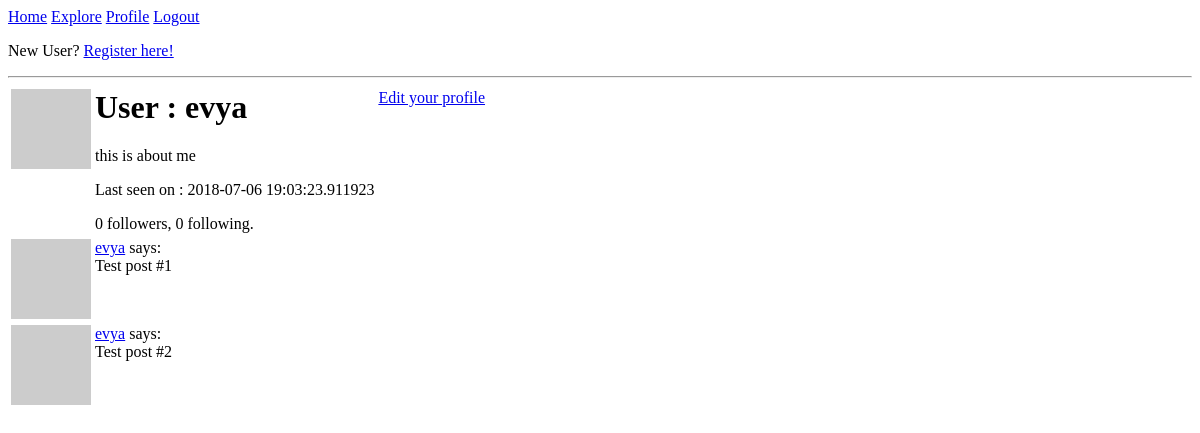
/user/evya (signed in), run on an earlier commit of the app's database.
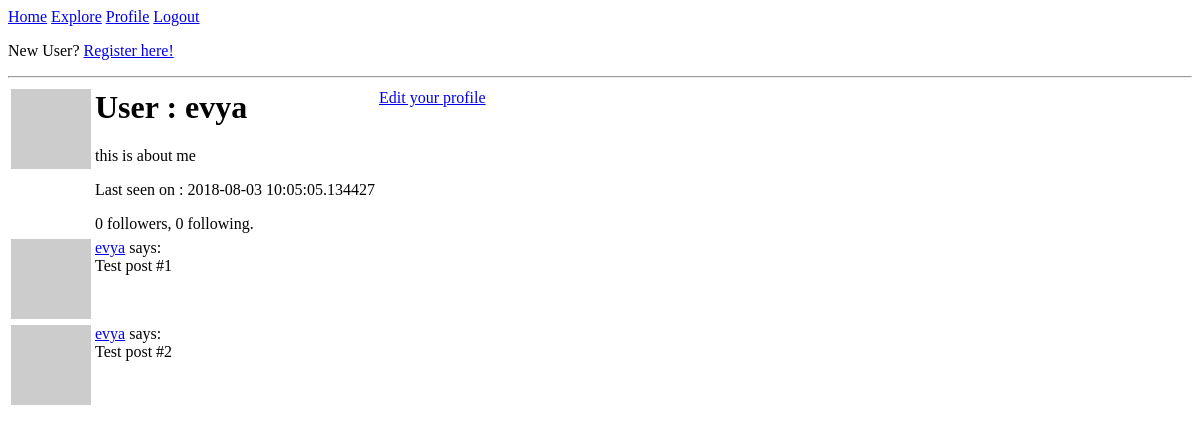
And on a later commit of the database.
### app/models.py (models this page shows, shortened)
class User(UserMixin, db.Model):
    id = db.Column(db.Integer, primary_key=True)
    username = db.Column(db.String(64), index=True, unique=True)
    email = db.Column(db.String(120), index=True, unique=True)
    password_hash = db.Column(db.String(128))
    about_me = db.Column(db.String(140))
    last_seen = db.Column(db.DateTime, default=datetime.utcnow)
    followed = db.relationship(
        'User', secondary=followers,
        primaryjoin=(followers.c.follower_id == id),
        secondaryjoin=(followers.c.followed_id == id),
        backref=db.backref('followers', lazy='dynamic'), lazy='dynamic')
    def avatar(self, size):
        digest = md5(self.email.lower().encode('utf-8')).hexdigest()
        return 'https://www.gravatar.com/avatar/{}?d=identicon&s={}'.format(digest, size)

### app/routes.py (the view)
@app.route('/user/<username>')
@login_required
def user(username):
    user = User.query.filter_by(username=username).first_or_404()
    posts = [
        {
            "author" : user,
            "body" : "Test post #1"
        },
        {
            "author" : user,
            "body" : "Test post #2"
        }
    ]
    return render_template('user.html', user=user, posts=posts)

### app/models.py (called while the page is built)
@login.user_loader
def load_user(id):
    return User.query.get(int(id))

### app/routes.py (called while the page is built)
@app.before_request
def before_request():
    if current_user.is_authenticated:
        current_user.last_seen = datetime.utcnow()
        db.session.commit()

### app/templates/user.html
{% extends "base.html" %}
{% block content %}
    <table>
        <tr valign="top">
            <td><img src="{{ user.avatar(128) }}"/></td>
            <td>
                <h1>User : {{ user.username }}</h1>
                {% if user.about_me %}
                <p>
                    {{ user.about_me }}
                </p>
                {% endif %}
                {% if user.last_seen %}
                <p>
                    Last seen on : {{ user.last_seen }}
                </p>
                {% endif %}
                <p>
                    {{ user.followers.count() }} followers, {{ user.followed.count() }} following.
                </p>
            </td>
            <td>
                {% if user == current_user %}
                <p>
                    <a href="{{ url_for('edit_profile') }}">Edit your profile</a>
                </p>
                {% elif not current_user.is_following(user) %}
                <p>
                    <a href="{{ url_for('follow', username=user.username) }}">Follow</a>
                </p>
                {% else %}
                <p>
                    <a href="{{ url_for('unfollow', username=user.username) }}">Unfollow</a>
                </p>
                {% endif %}
            </td>
        </tr>
    </table>
    {% for post in posts %}
        {% include '_post.html' %}
    {% endfor %}
{% endblock %}

### app/templates/_post.html
<table>
    <tr valign="top">
        <td><img src="{{ post.author.avatar(36) }}"></td>
        <td>
            <a href="{{ url_for('user', username=post.author.username) }}">{{ post.author.username }}</a>
            says:<br>{{ post.body }}
        </td>
    </tr>
</table>

What changed in the data, as far as the page shows it:
changed User "evya": last_seen "2018-07-06 19:03:23.911923" → "2018-08-03 10:05:05.134427"
